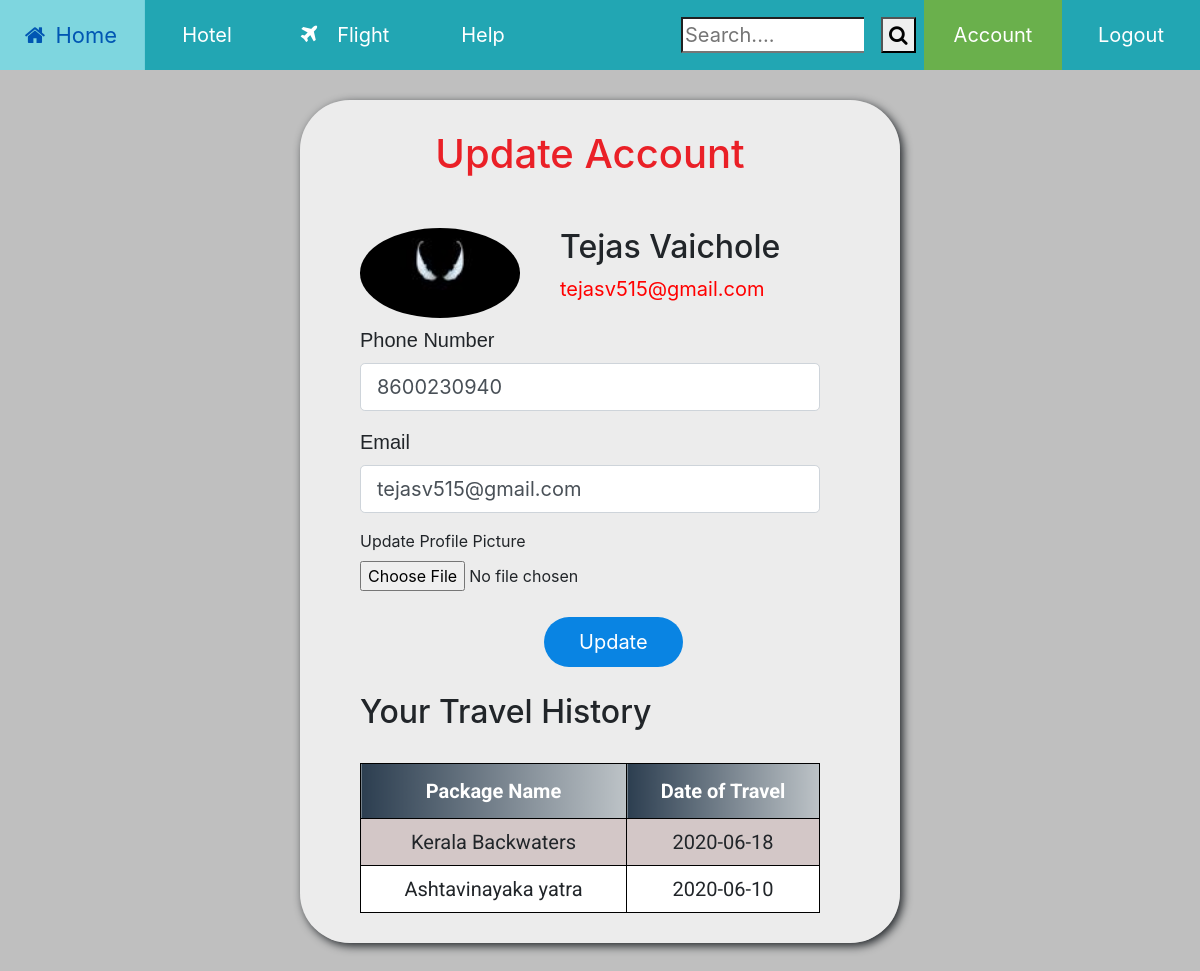
/account (signed in), run on the app's committed database.
### connector/models.py (models this page shows, shortened)
class User(db.Model, UserMixin):
    id = db.Column(db.Integer, primary_key=True)
    firstname = db.Column(db.String(30), nullable=False)
    lastname = db.Column(db.String(30), nullable=False)
    username = db.Column(db.String(20), unique=True, nullable=False)
    phnumber = db.Column(db.Integer(), unique=True, nullable=False)
    email = db.Column(db.String(120), unique=True, nullable=False)
    image_file = db.Column(db.String(20), nullable=False, default='default.jpg')
    password = db.Column(db.String(60), nullable=False)
    traveler_details = db.relationship('TravellerDetails', backref='traveller', lazy=True)
    reviews = db.relationship('Reviews', backref='reviewer', lazy=True)

class TravellerDetails(db.Model):
    id = db.Column(db.Integer, primary_key=True)
    user_id = db.Column(db.Integer, db.ForeignKey('user.id'), nullable=False,unique=False)
    name = db.Column(db.String(), nullable=False, unique=False)
    DOT = db.Column(db.String(10), nullable=False,unique=False)
    total_travellers = db.Column(db.Integer, nullable=True,unique=False)
    email = db.Column(db.String(50), nullable=False,unique=False)
    phnumber = db.Column(db.Integer, unique=False, nullable=False)
    package_id = db.Column(db.String, db.ForeignKey('packages.id'), nullable=False,unique=False)

class Packages(db.Model):
    id = db.Column(db.Integer, primary_key=True)
    title = db.Column(db.String(50),unique=True ,nullable=False)
    cost = db.Column(db.String(50), nullable=False)
    duration = db.Column(db.String(50), nullable=False)
    info1 = db.Column(db.String(100), nullable=False)
    info2 = db.Column(db.String(100), nullable=False)
    info3 = db.Column(db.String(100), nullable=False)
    info4 = db.Column(db.String(100), nullable=True)
    info5 = db.Column(db.String(100), nullable=True)
    image_file = db.Column(db.String(20), nullable=False, default='default-package.jpg')
    category = db.Column(db.String(), nullable=False)
    more_details = db.relationship('MoreDetails', backref='details', lazy=True )
    traveller_details = db.relationship('TravellerDetails', backref='travel_package', lazy=True )
    review = db.relationship('Reviews', backref='package', lazy=True )

### connector/routes.py (the view)
@app.route("/account",methods=['GET','POST'])
@login_required
def account():
    form=UpdateAccountForm()
    if form.validate_on_submit():
        if form.picture.data:
            picture_file = save_profile_picture(form.picture.data)
            current_user.image_file = picture_file
        current_user.phnumber = form.phnumber.data
        current_user.email = form.email.data
        db.session.commit()
        flash(" Your Account has been updated successfully","success")
        return redirect(url_for('account'))
    elif request.method == 'GET':
        form.phnumber.data = current_user.phnumber
        form.email.data = current_user.email
    image_file= url_for('static', filename='profile_pics/' + current_user.image_file)
    past_history = TravellerDetails.query.filter_by(user_id=current_user.id).all()
    return render_template('account.html',title='Account', image_file=image_file, form=form, past_history=past_history)

### connector/forms.py (shortened to what this page needs)
class UpdateAccountForm(FlaskForm):
    phnumber = IntegerField('Phone Number',validators=[DataRequired(message='Field is required and should consist digits only.')])
    email=StringField('Email',validators=[DataRequired(),Email()])
    picture = FileField('Update Profile Picture', validators=[FileAllowed(['jpg', 'png', 'jpeg'])])
    submit=SubmitField('Update')

### connector/models.py (called while the page is built)
@login_manager.user_loader
def load_user(user_id):
    return User.query.get(int(user_id))

### connector/templates/account.html (shortened to what this page needs)
<!DOCTYPE html>
<html>
    <head>
        <link rel="stylesheet" href="https://maxcdn.bootstrapcdn.com/bootstrap/4.0.0/css/bootstrap.min.css">
        <link rel="stylesheet" href="https://cdnjs.cloudflare.com/ajax/libs/font-awesome/4.7.0/css/font-awesome.min.css">
        <link rel="stylesheet" href="https://cdnjs.cloudflare.com/ajax/libs/font-awesome/4.7.0/css/font-awesome.min.css">
        <link rel="stylesheet" href="{{ url_for('static', filename = 'account_style.css') }}">
    </head>
    <body>
        <div class='nav'>
            <ul>
                <li class="trans"><a href="{{ url_for('home') }}"><i class="fa fa-fw fa-home"></i> Home</a></li>
                <li class="trans"><a href="#">Hotel</a></li>
                <li class="trans"><a href="#"><i class="fa fa-plane" style="font-size:21px; margin-right:20px;"></i>Flight</a></li>
                <li class="trans"><a href="#">Help</a></li>
                <div class="left">
                    <li >
                    <form>
                            <div class="search searchbox">
                                <input type="search" name="search" id="ser" placeholder="Search....">
                            </div>
                            <div class="search searchbtn">
                                <button type="submit"><i class="fa fa-search"></i></button>
                            </div>
                        </form>
                    </li>
                    <li class="trans account "><a href="{{ url_for('account') }}" class="active">Account</a></li>
                    <li class="trans"><a href="{{ url_for('logout') }}">Logout</a></li>
                </div>
            </ul>
        </div>
            <div class="box">
                <h1 style="text-align:center; color:#EA2027; font-size:40px">Update Account</h1>
                <div class="content-section">
                    <div class="media'">
                        <img class="rounded-circle account-img" src="{{ image_file }} ">
                        <div class="media-body">
                            <div class="name-email">
                            <h2 class="account-heading "> {{ current_user.firstname + "  " + current_user.lastname }}</h2>
                            <p>{{ current_user.email }}</p>
                            </div>
                        </div>
                    </div>
                <form method="POST" action="" enctype="multipart/form-data">
                      <div class="form-group">
                        {{ form.phnumber.label(class="form-control-label text") }}
                        {% if form.phnumber.errors %}
                            {{ form.phnumber(class="form-control form-control-lg is-invalid") }}
                            <div class="invalid-feedback">
                                {% for error in form.phnumber.errors %}
                                    <span>{{ error }}</span>
                                {% endfor %}
                            </div>
                        {% else %}
                            {{ form.phnumber(class="form-control form-control-lg") }}
                        {% endif %}
                   </div>
                    <div class="form-group">
                        {{ form.email.label(class="form-control-label text") }}
                        {% if form.email.errors %}
                            {{ form.email(class="form-control form-control-lg is-invalid") }}
                            <div class="invalid-feedback">
                                {% for error in form.email.errors %}
                                    <span>{{ error }}</span>
                                {% endfor %}
                            </div>
                        {% else %}
                            {{ form.email(class="form-control form-control-lg") }}
                        {% endif %}
                   </div>
                   <div class="form-group">
                    {{ form.picture.label() }}
                    {{ form.picture(class="form-control-file") }}
                   </div>
                    <div class="form-group">
                        {{ form.submit(class="btn") }}
                    </div>
                    </form>
            </div>
                <h2>Your Travel History</h2><br>
                <table>
                    <tr>
                        <th>Package Name</th>
                        <th>Date of Travel</th>
                    </tr>
                    {% for history in past_history %}
                    <tr>
                        <td>{{ history.travel_package.title }}</td>
                        <td>{{history.DOT}}</td>
                    </tr>
                    {% endfor %}
                </table>
        </div>
    </body>
</html>

### connector/static/account_style.css (style rules this page uses)
input[type="submit"] { font-size: 20px; background-color:#0984e3; padding:10px 35px; color:white; border:none; margin: 10px 40%; cursor:pointer; border-radius: 50px; }
.box { border-radius: 50px; background: rgba(255, 255, 255, 0.7); padding: 30px 60px; width:600px; margin:100px auto; padding-right: 80px; box-shadow:3px 3px 10px; }
body { background:linear-gradient(rgba(0,0,0,0.25),rgba(0,0,0,0.25)), url('images/travel3.jpg'); background-repeat:none; background-attachment:fixed; background-size:cover; }
.text { font-size:20px; font-family:Helvetica; }
img { width:160px; }
.name-email { transform:translate(200px,-90px); margin-bottom: -85px; }
.content-section { margin-top: 50px; }
p { color:red; font-size: 20px; }
.nav { display:inline-flex; justify-content: space-between; background-color:#22a6b3; width:100%; z-index: 1; position: fixed; top:0px; overflow: hidden; }
.left { float:right; }
ul { width:100%; list-style-type:none; padding:0; margin:0; overflow:hidden; }
li { float:left; *margin:10px; transition:0.2s ease-in; }
li a { overflow: hidden; text-decoration:none; display:block; width:11.5vw; background-color:#22a6b3; text-align:center; color:white; padding:20px; font-size:20px; box-sizing:border-box; }
li a.active { background-color:#6ab04c; }
a:link { text-decoration: none; margin:0; }
.searchbox { text-decoration:none; width:200px; background-color:#22a6b3; padding:17px; font-size:20px; box-sizing:border-box; }
.searchbtn { text-decoration:none; width:60px; background-color:#22a6b3; padding:17px; font-size:20px; box-sizing:border-box; }
.search { float: left; }
table { font-family: 'Roboto', sans-serif; font-size: 20px; border-collapse: collapse; width: 100%; text-align: center; }
td, th { border: 1px solid black; padding: 8px; }
tr:nth-child(even) { background-color: #d3c7c7; }
tr:nth-child(odd) { background-color: white; }
th { padding-top: 12px; padding-bottom: 12px; text-align: center; background: #bdc3c7; background: -webkit-linear-gradient(to right, #2c3e50, #bdc3c7); background: linear-gradient(to right, #2c3e50, #bdc3c7); ; color: white; }

### data on the page
User: firstname+lastname "Tejas Vaichole", email "tejasv515@gmail.com", phnumber "8600230940"
TravellerDetails: travel_package "Kerala Backwaters", DOT "2020-06-18"
TravellerDetails: travel_package "Ashtavinayaka yatra", DOT "2020-06-10"
